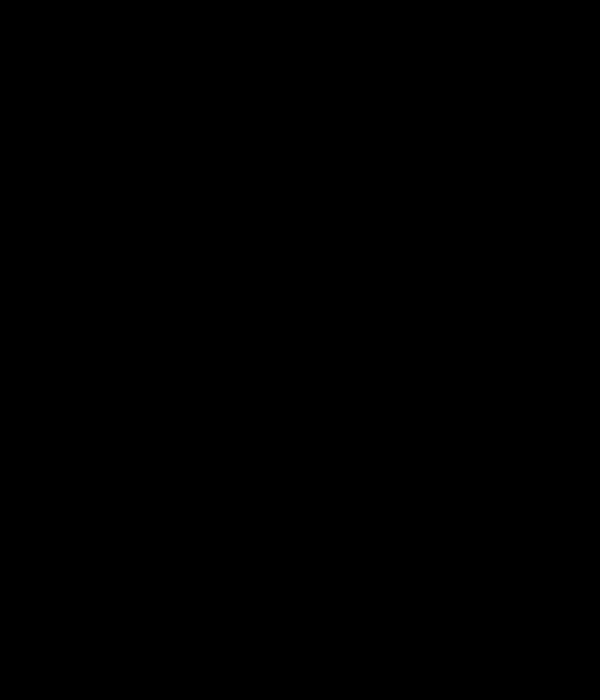
Frame 1 (no input)
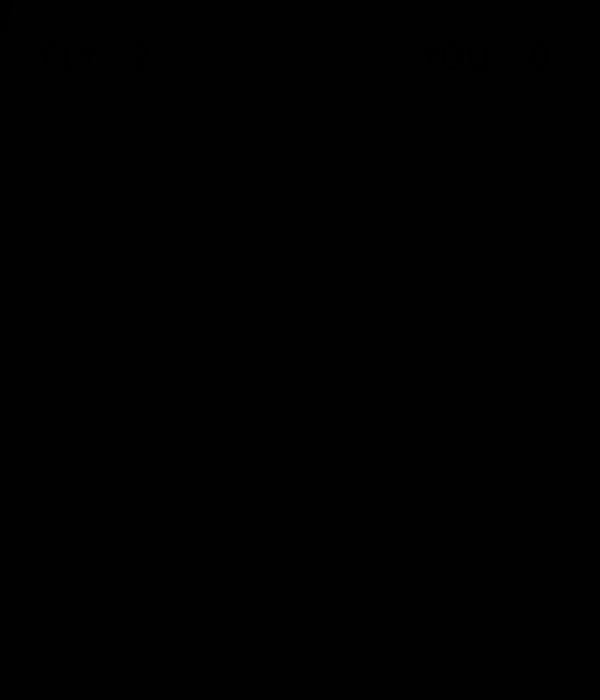
Frame 60 (the mouse pressed at the canvas centre just before this capture)
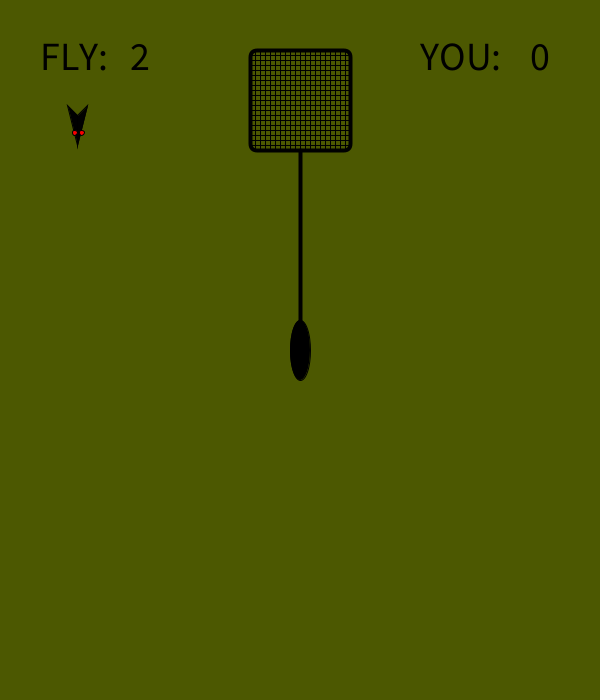
Frame 120 (the mouse held since frame 60 and released just before this capture)

The Processing sketch that drew these frames (run headless with seeded random() and noise(); from frame 60 on, the mouse is pressed at the canvas centre):

// Processing sketch: processing_161795
// ── processing_161795.pde

//Fly1
float flyX;
float flyY;
float flyF1;
float flyF2;
float flyF3;
float rootX;
float rootY;

//Fly2
//float 2flyX;
//float 2flyY;
//float 2flyF1;
//float 2flyF2;
//float 2flyF3;
//float 2rootX;
//float 2rootY;

int scoreP;
int fly;
int flyA;
int flyB;


void setup() {
  size(600, 700);
  int flyA = 0;
  int flyB = 0;


  fly = 0;
  scoreP = 0; 
  
  //Fly1
  flyX = 1;
  flyY = 1;
  flyF1 = 1;
  flyF2 = 1;
  flyF3 = 1;
  
   //Fly2
//  2flyX = 1;
//  2flyY = 1;
//  2flyF1 = 1;
//  2flyF2 = 1;
//  2flyF3 = 1;
}

void draw() {
  background(flyF3+mouseX/4, flyF1+mouseY/4, flyF2);
  
  
  //Moving flyswatter
  strokeWeight(4);
  line(mouseX, mouseY, mouseX, mouseY-200);
  noFill();
  rect(mouseX-50, mouseY-300, 100, 100, 7);  

  //Verticle lines
  strokeWeight(1);
  line(mouseX-45, mouseY-300, mouseX-45, mouseY-200);
  line(mouseX-40, mouseY-300, mouseX-40, mouseY-200);
  line(mouseX-35, mouseY-300, mouseX-35, mouseY-200);
  line(mouseX-30, mouseY-300, mouseX-30, mouseY-200);
  line(mouseX-25, mouseY-300, mouseX-25, mouseY-200);
  line(mouseX-20, mouseY-300, mouseX-20, mouseY-200);
  line(mouseX-15, mouseY-300, mouseX-15, mouseY-200);
  line(mouseX-10, mouseY-300, mouseX-10, mouseY-200);
  line(mouseX-5, mouseY-300, mouseX-5, mouseY-200);
  line(mouseX, mouseY-300, mouseX, mouseY-200);
  line(mouseX+5, mouseY-300, mouseX+5, mouseY-200);
  line(mouseX+10, mouseY-300, mouseX+10, mouseY-200);
  line(mouseX+15, mouseY-300, mouseX+15, mouseY-200);
  line(mouseX+20, mouseY-300, mouseX+20, mouseY-200);
  line(mouseX+25, mouseY-300, mouseX+25, mouseY-200);
  line(mouseX+30, mouseY-300, mouseX+30, mouseY-200);
  line(mouseX+35, mouseY-300, mouseX+35, mouseY-200);
  line(mouseX+40, mouseY-300, mouseX+40, mouseY-200);
  line(mouseX+45, mouseY-300, mouseX+45, mouseY-200);

  //Horizontal lines
  line(mouseX-50, mouseY-295, mouseX+50, mouseY-295);
  line(mouseX-50, mouseY-290, mouseX+50, mouseY-290);
  line(mouseX-50, mouseY-285, mouseX+50, mouseY-285);
  line(mouseX-50, mouseY-280, mouseX+50, mouseY-280);
  line(mouseX-50, mouseY-275, mouseX+50, mouseY-275);
  line(mouseX-50, mouseY-270, mouseX+50, mouseY-270);
  line(mouseX-50, mouseY-265, mouseX+50, mouseY-265);
  line(mouseX-50, mouseY-260, mouseX+50, mouseY-260);
  line(mouseX-50, mouseY-255, mouseX+50, mouseY-255);
  line(mouseX-50, mouseY-250, mouseX+50, mouseY-250);
  line(mouseX-50, mouseY-245, mouseX+50, mouseY-245);
  line(mouseX-50, mouseY-240, mouseX+50, mouseY-240);
  line(mouseX-50, mouseY-235, mouseX+50, mouseY-235);
  line(mouseX-50, mouseY-230, mouseX+50, mouseY-230);
  line(mouseX-50, mouseY-225, mouseX+50, mouseY-225);
  line(mouseX-50, mouseY-220, mouseX+50, mouseY-220);
  line(mouseX-50, mouseY-215, mouseX+50, mouseY-215);
  line(mouseX-50, mouseY-210, mouseX+50, mouseY-210);
  line(mouseX-50, mouseY-205, mouseX+50, mouseY-205);

// LOGIX for repeating patterns
  //in setup
  //int[]xArray

  //for(int = 0; i <45;i=i=5)
  //line(mouseX=i,mouseY-300, mouseX+i, mouseY -200)


// Flyswatter grip
  fill(0, 0, 0);
  ellipse(mouseX, mouseY, 20, 60);


// Logics for moving fly
  flyX = flyX + random(-20, 20);
  flyY = flyY + random(-2, 5) + flyX/100;

// Logics for Respawning fly
  if (flyX > width || flyX < 0 || flyY > height-200){
    flyX = random(0, width);
    flyY = random(-100, 0);
    fly = fly + 1;
    
    //flyA = 100;
    //flyB = 100;
    
      //fill(flyF1, flyF2, flyF3);
 // triangle(flyA+10, flyB+10, flyA+10, flyB-20, flyA+0, flyB-30);
  //triangle(flyA+10, flyB+10, flyA+10, flyB-20, flyA+20, flyB-30);

      //Fly eyes
      fill(250, 0, 0);
      ellipse(flyA+7, flyB-3, 5, 5);
      ellipse(flyA+14, flyB-3, 5, 5);
  }

  //Texts
  textSize(40);
  text(fly, 130, 70);
  text("FLY:", 40, 70);
  text("YOU:", 420, 70);
  text(scoreP, 530, 70);
 
 
  //Fly graphic
  fill(flyF1, flyF2, flyF3);
  triangle(flyX+10, flyY+10, flyX+10, flyY-20, flyX+0, flyY-30);
  triangle(flyX+10, flyY+10, flyX+10, flyY-20, flyX+20, flyY-30);

      //Fly eyes
      fill(250, 0, 0);
      ellipse(flyX+7, flyY-3, 5, 5);
      ellipse(flyX+14, flyY-3, 5, 5);


// Hitting the fly
  rootX = mouseX;
  rootY = mouseY-250;

  if (mousePressed) {
    if ( rootX > flyX -50 && rootX < flyX+50 && rootY > flyY-50 
      && rootY < flyY+50) {
      scoreP ++;
      flyX = random(0, width);
      flyY = random(-100, 0);
      flyF1 = random(0, 200);
      flyF2 = random(0, 200);
      flyF3 = random(0, 200);
     
    } else {
      ;
    }
  }

//if (scoreP==5 ||scoreP==10){
 //fly = fly-1;
  
}



//f mouseX = 

//Logix 
//float scoreP = 0;

//void mousePressed() {
//  score ++;
//  if (flyX == 0) {
//    flyX = random(100, 700);
//    flyY = random(0, 200);
//    flyF1 = random(0, 200);
//    flyF2 = random(0, 200);
//    flyF3 = random(0, 200);
//  } else {
//    flyX = random(100, 700);
//    flyY = random(0, 200);
//    flyF1 = random(0, 200);
//    flyF2 = random(0, 200);
//    flyF3 = random(0, 200);
//  }

//  println(score);
//  //println(scoreP);
//
//  if(200 < abs(dist(mouseX, mouseY, flyX, flyY)) < 300){
//  scoreP ++;
//}

//abs(mouseX-flyX) = absolute value. 
//map( 
